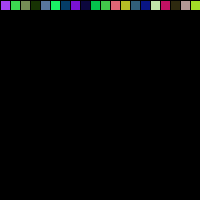
Frame 1 (no input)
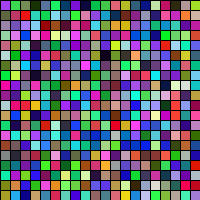
Frame 60 (the mouse pressed at the canvas centre just before this capture)
Frame 120 (the mouse held since frame 60 and released just before this capture): identical to frame 60, image omitted

The Processing sketch that drew these frames (run headless with seeded random() and noise(); from frame 60 on, the mouse is pressed at the canvas centre):

// Processing sketch: processing_136256
// ── processing_136256.pde

  int h=0;

void setup(){
 size(200,200);
background(0);


}

void draw(){


 for(int x=0; x<height; x+=10) {
 fill(random(255),random(255),random(255));
    rect(x,h,10,10);
     }   

     h=h+10;   
}

  
